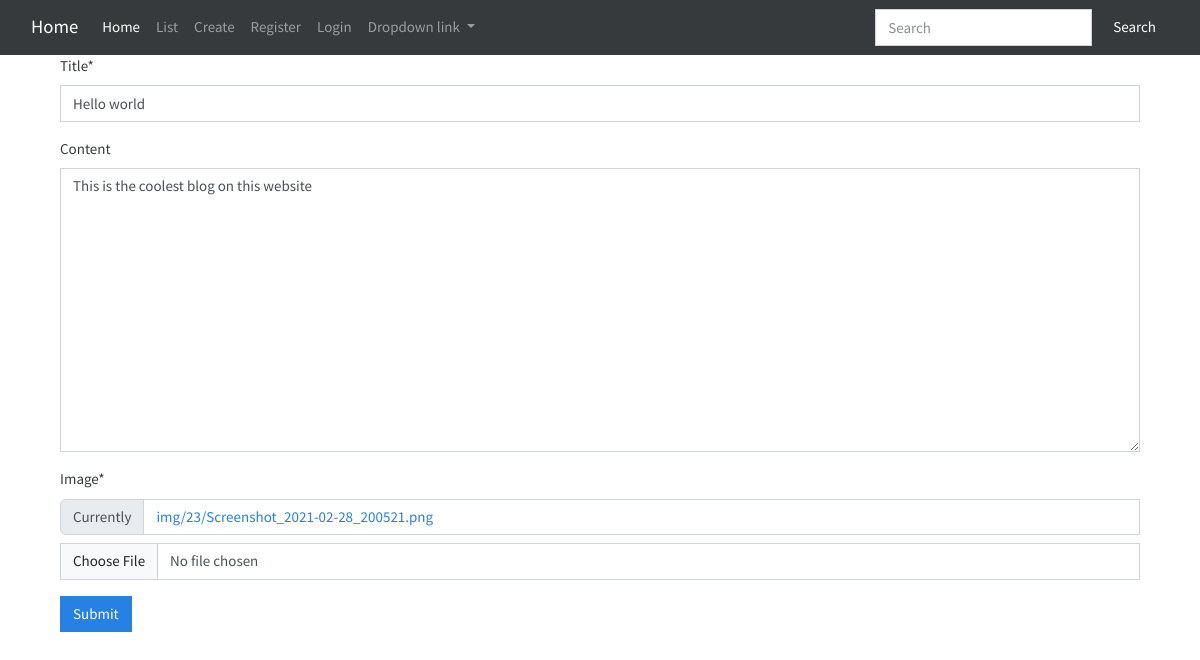
Screenshot of /blog/7/update/ with the database file from the repository.
### blog/models.py (models this page shows, shortened)
class BlogModel(models.Model):
    title = models.CharField(max_length= 1000, unique= True)
    content = models.TextField()
    slug = models.SlugField(max_length=1000)
    image = models.ImageField(upload_to = 'img',null=True,blank=True)
    created_at = models.DateTimeField(auto_now_add=True)
    upload_to = models.DateTimeField(auto_now=True)
    class Meta:
        ordering = ['-created_at']

### blog/views.py (the view, shortened to what this page needs)
# urls.py: path('<int:id>/update/',BlogUpdateView.as_view(), name = 'blog-update'),
class BlogUpdateView(UpdateView):
    template_name = 'blog/blog_create.html'
    form_class = BlogForm
    success_url= '/'
    def get_object(self):
        id_= self.kwargs.get("id")
        return get_object_or_404(BlogModel, id=id_)

### blog/forms.py
class BlogForm(forms.ModelForm):
    title = forms.CharField(
        widget= forms.TextInput(attrs=
        {"placeholder": "Your title"}))
    content = forms.CharField(required=False,
    widget=forms.Textarea(
        attrs= {
            "placeholder": "Your description",
            "class" : "New-class-name two",
            "id" : "my-id",
            "rows" :12,
            "cols": 25,
        }
    ))
    image = forms.ImageField()
    class Meta:
        model= BlogModel
        fields = [
            'title', 'content','image',
        ]

### blog/templates/blog/blog_create.html (shortened to what this page needs)
{% extends 'blog/base.html' %}
{% load crispy_forms_tags %}
{% block content %}
<div class="container">
    <div class="row g-2">
        <div class="col-md">
<form  action='.' method='POST' enctype="multipart/form-data">
    {{form|crispy}}
<input button type="submit" class="btn btn-primary"></button>
</form>
</div>
</div>
</div>
{% endblock %}

### rows the page displays
BlogModel: title "Hello world", content "This is the coolest blog on this website"
